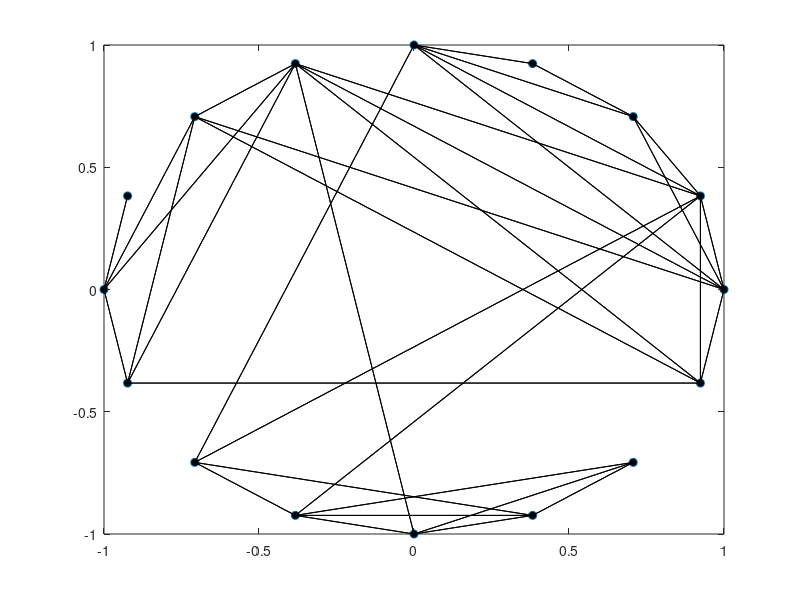

The MATLAB script that drew this image:
n0=5; p=3;
randn('seed',0);
c=3;
A1=randn(n0,p)+c*[1,0,0];
A2=randn(n0,p)+c*[0,1,0];
A3=randn(n0,p)+c*[0,0,1];
A4=[0,0,0];
A=[A1;A2;A3;A4];

Dist=zeros(size(A,1));
for i=1:size(A,1)
   for j=1:size(A,1)
       Dist(i,j)=norm(A(i,:)-A(j,:),2);
   end
end

ee = 2.5;

W=ones(size(Dist));
W(Dist>ee)=0; % Set too far away to
W(Dist==0)=0;  % Avoid an edge to itself

D=zeros(size(A,1));
for i=1:size(A,1)
    D(i,i)=sum(W(i,:));
end

n=size(W,1);
z=exp(((1:n)-1)*2i*pi/n);
clf;
plot(z,'o','MarkerFaceColor','k'); % Plot all nodes
hold on;

for i=1:size(W,1)
   for j=1:size(W,1);
       if (W(i,j)>0)
            plot([z(i),z(j)],'k');   % Plot edges
       end
   end
end

L = D-W;

eig(L)